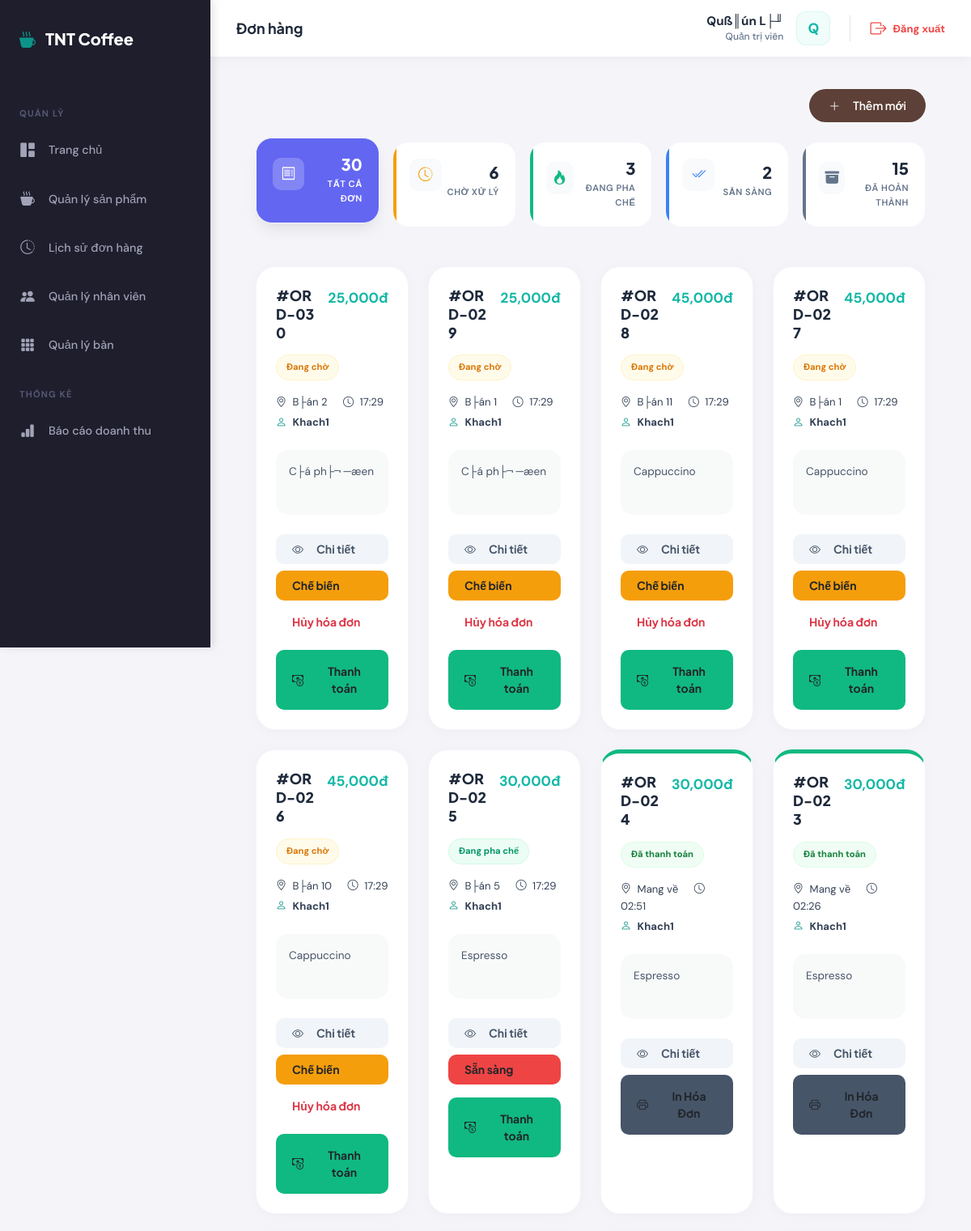
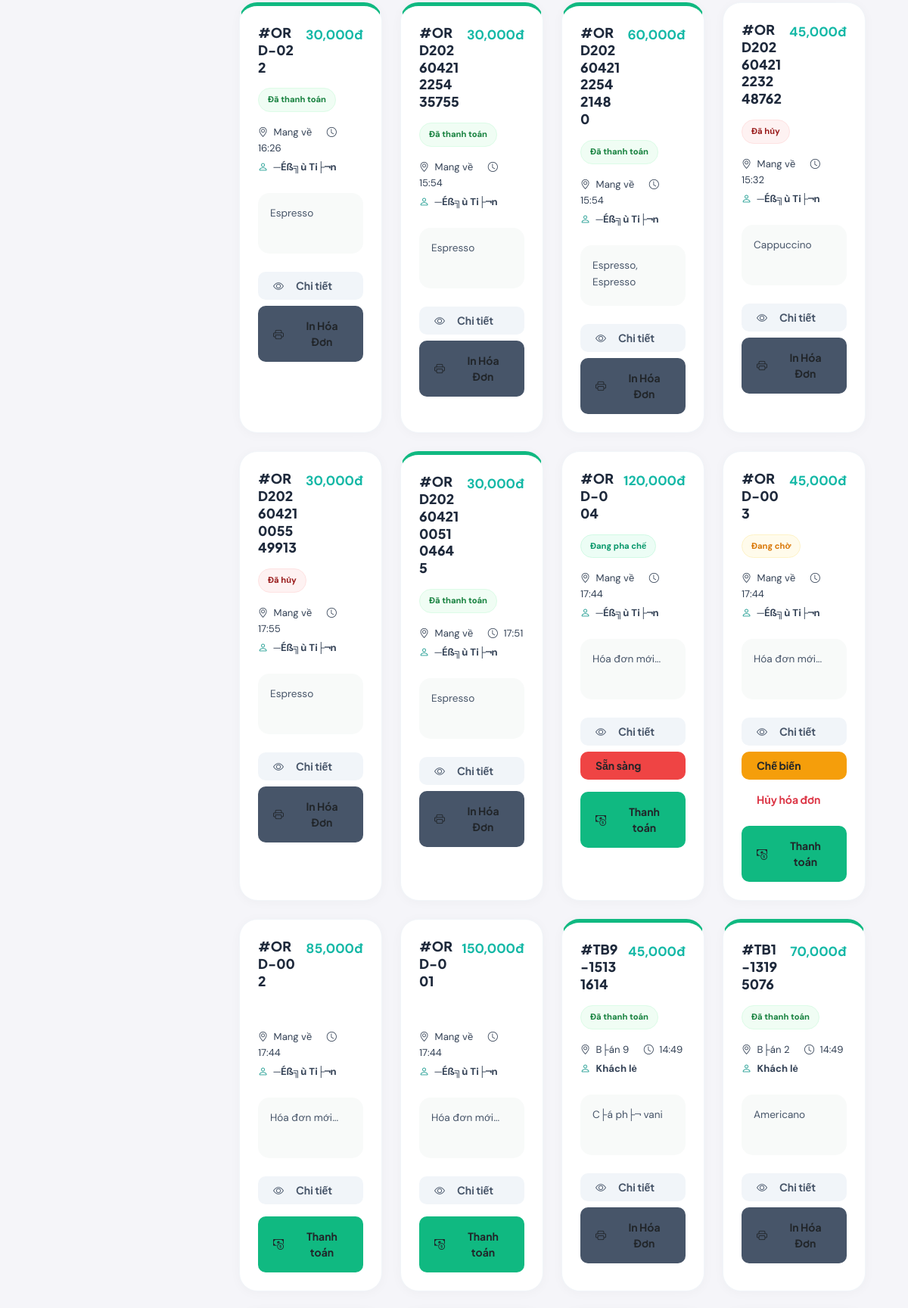
Page /employee/orders/index.php (signed in, upper part) on the committed database (2 pictures, top to bottom).
### tables this page shows
CREATE TABLE `orders` (
  `id` int(11) NOT NULL AUTO_INCREMENT,
  `order_code` varchar(50) NOT NULL,
  `customer_name` varchar(100) DEFAULT NULL,
  `customer_phone` varchar(20) DEFAULT NULL,
  `customer_email` varchar(255) DEFAULT NULL,
  `shipping_address` text DEFAULT NULL,
  `user_id` int(11) DEFAULT NULL,
  `table_id` int(11) DEFAULT NULL,
  `customer_id` int(11) DEFAULT NULL,
  `total_amount` decimal(15,2) NOT NULL DEFAULT 0.00,
  `status` enum('pending','preparing','served','completed','cancelled') DEFAULT 'pending',
  `payment_status` enum('pending','paid') DEFAULT 'pending',
  `payment_method` enum('cash','transfer','cod') DEFAULT 'cod',
  `note` text DEFAULT NULL,
  `created_at` timestamp NULL DEFAULT current_timestamp(),
  `updated_at` timestamp NULL DEFAULT current_timestamp() ON UPDATE current_timestamp(),
  PRIMARY KEY (`id`),
  UNIQUE KEY `order_code` (`order_code`),
  KEY `user_id` (`user_id`),
  KEY `table_id` (`table_id`),
  KEY `customer_id` (`customer_id`),
  CONSTRAINT `orders_ibfk_1` FOREIGN KEY (`user_id`) REFERENCES `users` (`id`),
  CONSTRAINT `orders_ibfk_2` FOREIGN KEY (`table_id`) REFERENCES `tables` (`id`)
);

CREATE TABLE `tables` (
  `id` int(11) NOT NULL AUTO_INCREMENT,
  `name` varchar(50) NOT NULL,
  `capacity` int(11) NOT NULL DEFAULT 4,
  `status` enum('free','booked','busy') DEFAULT 'free',
  `created_at` timestamp NULL DEFAULT current_timestamp(),
  `updated_at` timestamp NULL DEFAULT current_timestamp() ON UPDATE current_timestamp(),
  PRIMARY KEY (`id`)
);

### config/database.php (called while the page is built, shortened)
<?php
function executeQuery($pdo, $sql, $params = []) {
    try {
        $stmt = $pdo->prepare($sql);
        $stmt->execute($params);
        return $stmt;
    } catch (PDOException $e) {
        error_log("Query Error: " . $e->getMessage());
        throw $e;
    }
}
function fetchAll($pdo, $sql, $params = []) {
    $stmt = executeQuery($pdo, $sql, $params);
    return $stmt->fetchAll();
}

### employee/orders/index.php (the view, shortened to what this page needs)
<?php
require_once dirname(dirname(__DIR__)) . '/config/database.php';
try {
    $pdo->exec("ALTER TABLE orders MODIFY COLUMN status ENUM('pending', 'preparing', 'served', 'completed', 'cancelled') DEFAULT 'pending'");
} catch (Exception $e) { }
$current_filter = $_GET['status'] ?? 'all';
try {
    $raw_stats = fetchAll($pdo, "SELECT status, payment_status, COUNT(*) as count FROM orders GROUP BY status, payment_status");
    $stats = ['total'=>0, 'pending'=>0, 'preparing'=>0, 'served'=>0, 'completed'=>0];
    foreach ($raw_stats as $rs) {
        if ($rs['payment_status'] === 'paid') $stats['completed'] += $rs['count'];
        elseif (isset($stats[$rs['status']])) $stats[$rs['status']] += $rs['count'];
        $stats['total'] += $rs['count'];
    }
    $sql = "SELECT o.*, t.name as table_name,
            (SELECT GROUP_CONCAT(p.name SEPARATOR ', ')
             FROM order_details od
             JOIN products p ON od.product_id = p.id
             WHERE od.order_id = o.id) as product_list
            FROM orders o
            LEFT JOIN tables t ON o.table_id = t.id";
    $params = [];
    $sql .= " ORDER BY o.id DESC LIMIT 50";
    $allOrders = fetchAll($pdo, $sql, $params);
} catch (PDOException $e) { $allOrders = []; $tables = []; $allProducts = []; }
require_once dirname(dirname(__DIR__)) . '/includes/header.php';
?>
<div class="main-content-pos">
    <div class="d-flex justify-content-end mb-4">
        <button type="button" class="btn btn-brown rounded-pill px-4" data-bs-toggle="modal" data-bs-target="#quickOrderModal">
            <i class="bi bi-plus-lg me-2"></i> Thêm mới
        </button>
    </div>
    <div class="row row-cols-1 row-cols-md-2 row-cols-lg-5 g-3 mb-5">
        <?php
        $statItems = [
            ['id' => 'all', 'label' => 'Tất cả đơn', 'count' => $stats['total'], 'bg' => '#6366f1', 'icon' => 'bi-receipt'],
            ['id' => 'pending', 'label' => 'Chờ xử lý', 'count' => $stats['pending'], 'bg' => '#f59e0b', 'icon' => 'bi-clock-history'],
            ['id' => 'preparing', 'label' => 'Đang pha chế', 'count' => $stats['preparing'], 'bg' => '#10b981', 'icon' => 'bi-fire'],
            ['id' => 'served', 'label' => 'Sẵn sàng', 'count' => $stats['served'], 'bg' => '#3b82f6', 'icon' => 'bi-check2-all'],
            ['id' => 'completed', 'label' => 'Đã hoàn thành', 'count' => $stats['completed'], 'bg' => '#64748b', 'icon' => 'bi-archive-fill'],
        ];
        foreach ($statItems as $item):
            $isActive = $current_filter === $item['id'];
        ?>
        <div class="col">
            <a href="?status=<?= $item['id'] ?>" class="text-decoration-none">
                <div class="stat-card-pos <?= $isActive ? 'active' : '' ?>" style="--accent-color: <?= $item['bg'] ?>">
                    <div class="d-flex align-items-center justify-content-between">
                        <div class="stat-icon">
                            <i class="bi <?= $item['icon'] ?>"></i>
                        </div>
                        <div class="text-end">
                            <div class="stat-value"><?= number_format($item['count']) ?></div>
                            <div class="stat-label"><?= $item['label'] ?></div>
                        </div>
                    </div>
                </div>
            </a>
        </div>
        <?php endforeach; ?>
    </div>
    <div class="row g-4">
        <?php foreach ($allOrders as $order):
            $is_paid = $order['payment_status'] === 'paid';
            $status_class = ''; $status_text = '';
            if ($is_paid) { $status_class = 'status-paid'; $status_text = 'Đã thanh toán'; }
            else {
                switch($order['status']) {
                    case 'pending': $status_class = 'status-pending'; $status_text = 'Đang chờ'; break;
                    case 'preparing': $status_class = 'status-preparing'; $status_text = 'Đang pha chế'; break;
                    case 'served': $status_class = 'status-ready'; $status_text = 'Sẵn sàng - Chờ thu tiền'; break;
                    case 'cancelled': $status_class = 'status-cancelled'; $status_text = 'Đã hủy'; break;
                }
            }
        ?>
        <div class="col-sm-6 col-lg-4 col-xl-3">
            <div class="premium-order-card <?= $is_paid ? 'order-paid' : '' ?>">
                <div class="order-header p-4 pb-0">
                    <div class="d-flex flex-wrap justify-content-between align-items-start mb-3">
                        <h5 class="order-code mb-0">#<?= htmlspecialchars($order['order_code']) ?></h5>
                        <div class="order-price"><?= number_format($order['total_amount']) ?>đ</div>
                    </div>
                    <span class="status-badge <?= $status_class ?> mb-3"><?= $status_text ?></span>
                    <div class="order-meta mb-3 small">
                        <span class="me-3"><i class="bi bi-geo-alt me-1"></i> <?= $order['table_name'] ?: 'Mang về' ?></span>
                        <span><i class="bi bi-clock me-1"></i> <?= date('H:i', strtotime($order['created_at'])) ?></span>
                        <div class="mt-1"><i class="bi bi-person me-1 text-primary"></i> <strong><?= htmlspecialchars($order['customer_name'] ?? 'Khách lẻ') ?></strong></div>
                    </div>
                </div>
                <div class="order-body p-4 pt-2">
                    <div class="product-list-preview mb-4">
                        <?= !empty($order['product_list']) ? htmlspecialchars($order['product_list']) : htmlspecialchars($order['note'] ?? 'Hóa đơn mới...') ?>
                    </div>
                    <div class="order-actions mt-auto">
                        <a href="<?= BASE_URL ?>/admin/sales/view.php?id=<?= $order['id'] ?>" class="btn btn-light-pos w-100 py-2 mb-2 rounded-10 small fw-bold">
                            <i class="bi bi-eye me-2"></i> Chi tiết
                        </a>
                        <?php if (!$is_paid && $order['status'] !== 'cancelled'): ?>
                            <?php if ($order['status'] === 'pending'): ?>
                                <a href="?action=start_processing&order_id=<?= $order['id'] ?>" class="btn btn-warning-pos w-100 py-2 fw-bold rounded-10 text-dark mb-2">Chế biến</a>
                                <a href="?action=cancel_order&order_id=<?= $order['id'] ?>" class="btn btn-outline-danger w-100 py-2 fw-bold rounded-10 mb-2 small" onclick="return confirm('Bạn có chắc muốn hủy hóa đơn này?')">Hủy hóa đơn</a>
                            <?php elseif ($order['status'] === 'preparing'): ?>
                                <a href="?action=mark_ready&order_id=<?= $order['id'] ?>" class="btn btn-danger-pos w-100 py-2 fw-bold rounded-10 text-dark mb-2">Sẵn sàng</a>
                            <?php endif; ?>
                            <button type="button" class="btn btn-success-pos w-100 py-3 fw-bold rounded-10 text-dark mt-2" data-bs-toggle="modal" data-bs-target="#payModal<?= $order['id'] ?>">
                                <i class="bi bi-cash-coin me-2"></i> Thanh toán
                            </button>
                        <?php else: ?>
                            <a href="<?= BASE_URL ?>/admin/sales/print.php?id=<?= $order['id'] ?>" target="_blank" class="btn btn-secondary-pos w-100 py-3 fw-bold rounded-10 text-dark">
                                <i class="bi bi-printer me-2"></i> In Hóa Đơn
                            </a>
                        <?php endif; ?>
                    </div>
                </div>
            </div>
        </div>
        <?php endforeach; ?>
    </div>
</div>
<?php require_once dirname(dirname(__DIR__)) . '/includes/footer.php'; ?>

### assets/css/style.css (style rules this page uses)
:root { --primary-50: #f0fdfa; --primary-100: #ccfbf1; --primary-200: #99f6e4; --primary-300: #5eead4; --primary-400: #2dd4bf; --primary-500: #14b8a6; --primary-600: #0d9488; --primary-700: #0f766e; --primary-800: #115e59; --primary-900: #134e4a; --accent-400: #fb923c; --accent-500: #f97316; --accent-600: #ea580c; --gray-50: #f8fafc; --gray-100: #f1f5f9; --gray-200: #e2e8f0; --gray-300: #cbd5e1; --gray-400: #94a3b8; --gray-500: #64748b; --gray-600: #475569; --gray-700: #334155; --gray-800: #1e293b; --gray-900: #0f172a; --success: #22c55e; --warning: #eab308; --danger: #ef4444; --info: #3b82f6; --font-display: 'Plus Jakarta Sans', sans-serif; --font-body: 'DM Sans', sans-serif; --shadow-sm: 0 1px 2px 0 rgb(0 0 0 / 0.05); --shadow: 0 1px 3px 0 rgb(0 0 0 / 0.1), 0 1px 2px -1px rgb(0 0 0 / 0.1); --shadow-md: 0 4px 6px -1px rgb(0 0 0 / 0.1), 0 2px 4px -2px rgb(0 0 0 / 0.1); --shadow-lg: 0 10px 15px -3px rgb(0 0 0 / 0.1), 0 4px 6px -4px rgb(0 0 0 / 0.1); --shadow-xl: 0 20px 25px -5px rgb(0 0 0 / 0.1), 0 8px 10px -6px rgb(0 0 0 / 0.1); --radius-sm: 0.375rem; --radius: 0.5rem; --radius-md: 0.75rem; --radius-lg: 1rem; --radius-xl: 1.5rem; --radius-full: 9999px; --transition-fast: 150ms cubic-bezier(0.4, 0, 0.2, 1); --transition: 200ms cubic-bezier(0.4, 0, 0.2, 1); --transition-slow: 300ms cubic-bezier(0.4, 0, 0.2, 1); }
*, *::before, *::after { box-sizing: border-box; margin: 0; padding: 0; }
html { scroll-behavior: smooth; }
body { font-family: var(--font-body); font-size: 15px; line-height: 1.6; color: var(--gray-700); background: linear-gradient(135deg, var(--gray-50) 0%, var(--primary-50) 100%); min-height: 100vh; -webkit-font-smoothing: antialiased; -moz-osx-font-smoothing: grayscale; }
h1, h2, h3, h4, h5, h6 { font-family: var(--font-display); font-weight: 700; color: var(--gray-800); line-height: 1.3; }
h5 { font-size: 1.125rem; }
:root { --sidebar-width: 260px; --sidebar-bg: #1e1e2d; --sidebar-color: #a2a3b7; --sidebar-active-bg: #1b1b28; --sidebar-active-color: #ffffff; --content-bg: #f5f5f9; --topbar-height: 70px; }
.stat-icon { width: 56px; height: 56px; border-radius: var(--radius-md); display: flex; align-items: center; justify-content: center; font-size: 1.5rem; margin-bottom: 1rem; }
.stat-value { font-family: var(--font-display); font-size: 2rem; font-weight: 800; color: var(--gray-800); line-height: 1.2; }
.stat-label { font-size: 0.875rem; color: var(--gray-500); margin-top: 0.25rem; }
.btn { font-family: var(--font-display); font-weight: 600; font-size: 0.875rem; padding: 0.625rem 1.25rem; border-radius: var(--radius); transition: var(--transition); display: inline-flex; align-items: center; gap: 0.5rem; border: none; cursor: pointer; }
.text-primary { color: var(--primary-600) !important; }
.fw-bold { font-weight: 700 !important; }

### rows in the picture
orders: order_code "ORD-030", total_amount "25,000", status "Đang chờ", table.name "B├án 2", created_at "17:29", customer_name "Khach1", product_list "C├á ph├¬ ─æen"
orders: order_code "ORD-029", total_amount "25,000", status "Đang chờ", table.name "B├án 1", created_at "17:29", customer_name "Khach1", product_list "C├á ph├¬ ─æen"
orders: order_code "ORD-028", total_amount "45,000", status "Đang chờ", table.name "B├án 11", created_at "17:29", customer_name "Khach1", product_list "Cappuccino"
orders: order_code "ORD-027", total_amount "45,000", status "Đang chờ", table.name "B├án 1", created_at "17:29", customer_name "Khach1", product_list "Cappuccino"
orders: order_code "ORD-026", total_amount "45,000", status "Đang chờ", table.name "B├án 10", created_at "17:29", customer_name "Khach1", product_list "Cappuccino"
orders: order_code "ORD-025", total_amount "30,000", status "Đang pha chế", table.name "B├án 5", created_at "17:29", customer_name "Khach1", product_list "Espresso"
orders: order_code "ORD-024", total_amount "30,000", payment_status "Đã thanh toán", table_name "Mang về", created_at "02:51", customer_name "Khach1", product_list "Espresso"
orders: order_code "ORD-023", total_amount "30,000", payment_status "Đã thanh toán", table_name "Mang về", created_at "02:26", customer_name "Khach1", product_list "Espresso"
orders: order_code "ORD-022", total_amount "30,000", payment_status "Đã thanh toán", table_name "Mang về", created_at "16:26", customer_name "─Éß╗ù Ti├¬n", product_list "Espresso"
orders: order_code "ORD20260421225435755", total_amount "30,000", payment_status "Đã thanh toán", table_name "Mang về", created_at "15:54", customer_name "─Éß╗ù Ti├¬n", product_list "Espresso"
orders: order_code "ORD20260421225421480", total_amount "60,000", payment_status "Đã thanh toán", table_name "Mang về", created_at "15:54", customer_name "─Éß╗ù Ti├¬n", product_list "Espresso, Espresso"
orders: order_code "ORD20260421223248762", total_amount "45,000", status "Đã hủy", table_name "Mang về", created_at "15:32", customer_name "─Éß╗ù Ti├¬n", product_list "Cappuccino"
orders: order_code "ORD20260421005549913", total_amount "30,000", status "Đã hủy", table_name "Mang về", created_at "17:55", customer_name "─Éß╗ù Ti├¬n", product_list "Espresso"
orders: order_code "ORD20260421005104645", total_amount "30,000", payment_status "Đã thanh toán", table_name "Mang về", created_at "17:51", customer_name "─Éß╗ù Ti├¬n", product_list "Espresso"
orders: order_code "ORD-004", total_amount "120,000", status "Đang pha chế", table_name "Mang về", created_at "17:44", customer_name "─Éß╗ù Ti├¬n", note "Hóa đơn mới..."
orders: order_code "ORD-003", total_amount "45,000", status "Đang chờ", table_name "Mang về", created_at "17:44", customer_name "─Éß╗ù Ti├¬n", note "Hóa đơn mới..."
orders: order_code "ORD-002", total_amount "85,000", table_name "Mang về", created_at "17:44", customer_name "─Éß╗ù Ti├¬n", note "Hóa đơn mới..."
orders: order_code "ORD-001", total_amount "150,000", table_name "Mang về", created_at "17:44", customer_name "─Éß╗ù Ti├¬n", note "Hóa đơn mới..."
orders: order_code "TB9-15131614", total_amount "45,000", payment_status "Đã thanh toán", table.name "B├án 9", created_at "14:49", customer_name "Khách lẻ", product_list "C├á ph├¬ vani"
orders: order_code "TB1-13195076", total_amount "70,000", payment_status "Đã thanh toán", table.name "B├án 2", created_at "14:49", customer_name "Khách lẻ", product_list "Americano"

### other values in the picture
$pageTitle "Đơn hàng"
$userName "Quß║ún L├╜"
$userInitial "Q"
$item['count'] "30"
$item['label'] "TẤT CẢ ĐƠN"
$item['count'] "6"
$item['label'] "CHỜ XỬ LÝ"
$item['count'] "3"
$item['label'] "ĐANG PHA CHẾ"
$item['count'] "2"
$item['label'] "SẴN SÀNG"
$item['count'] "15"
$item['label'] "ĐÃ HOÀN THÀNH"
